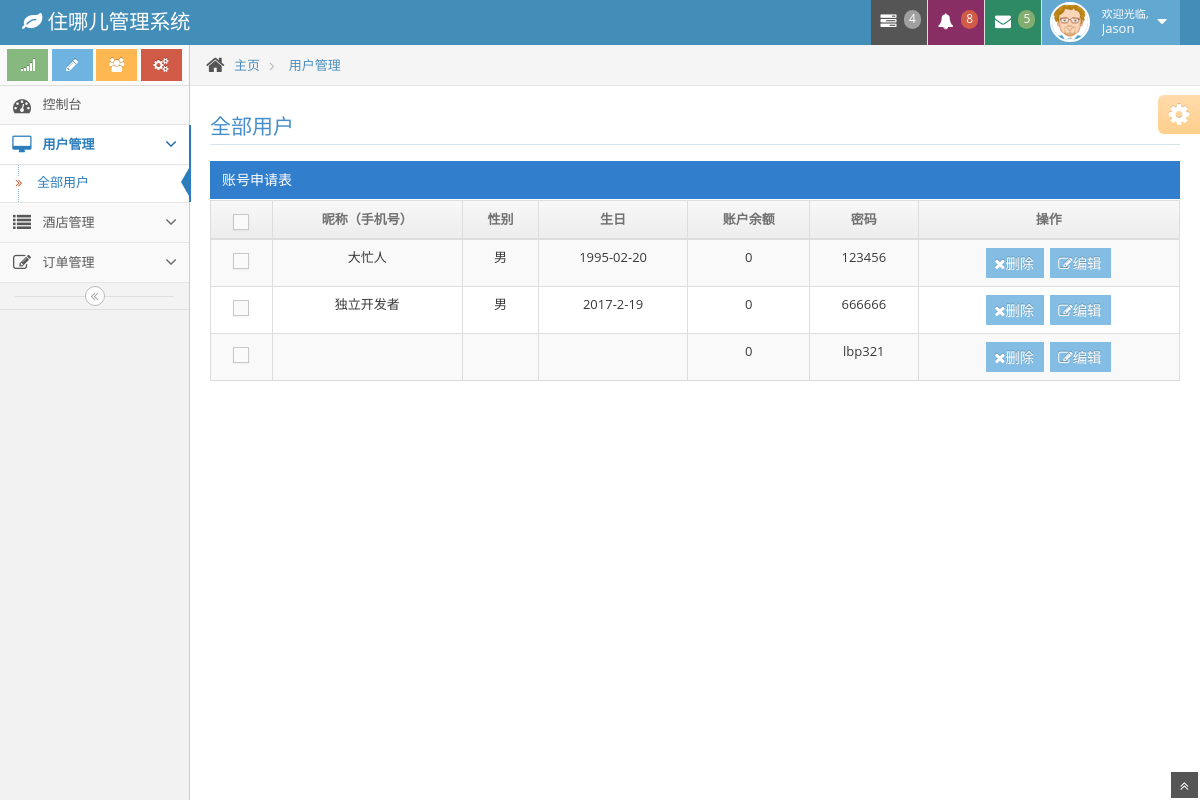
Before: /view/user.php (signed in) with the older database file.
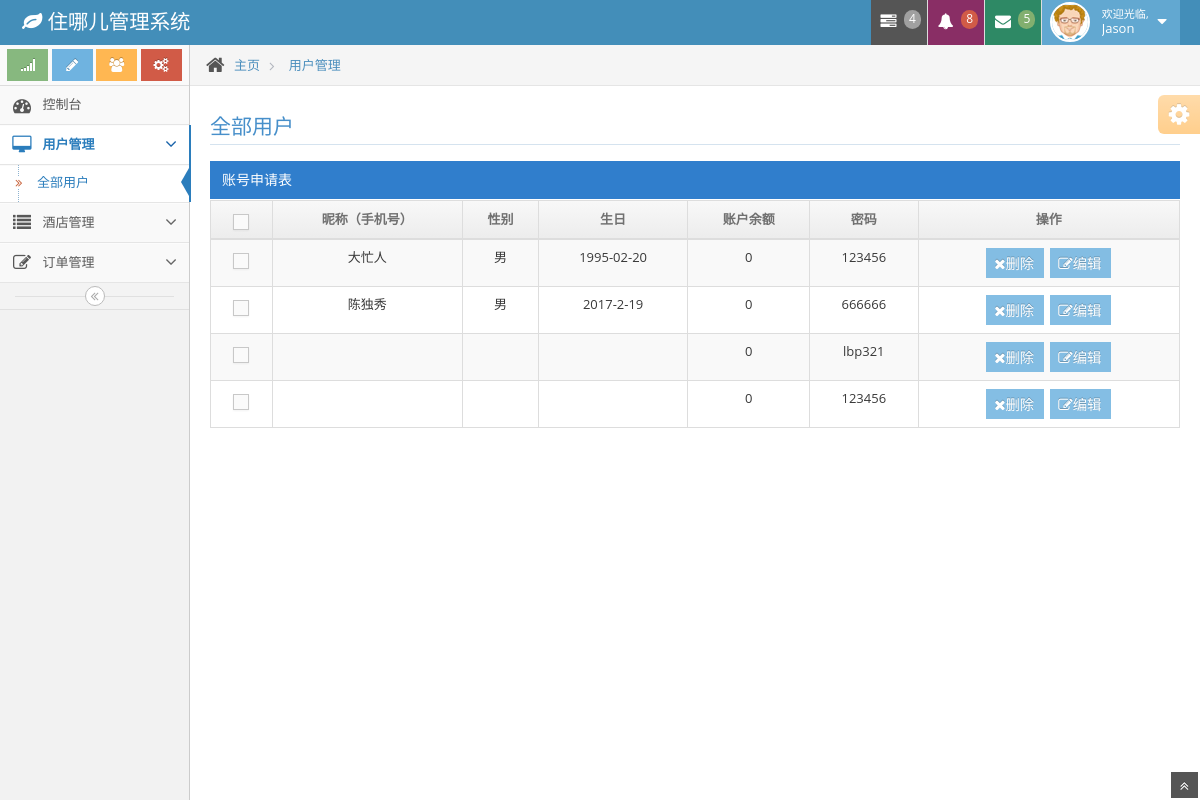
After: the same page with the newer database file.
### tables this page shows
CREATE TABLE `user` (
  `id` int(10) NOT NULL COMMENT 'id',
  `telephone` varchar(11) NOT NULL COMMENT '昵称、手机号',
  `gender` varchar(4) NOT NULL DEFAULT '男' COMMENT '性别',
  `birthday` varchar(10) NOT NULL COMMENT '生日',
  `password` varchar(100) NOT NULL COMMENT '密码',
  `avator` varchar(100) NOT NULL COMMENT '头像',
  `account` int(20) NOT NULL DEFAULT '0' COMMENT '账户余额',
  `nickname` varchar(30) NOT NULL COMMENT '昵称'
);

### model/PdoMySQL.class.php (called while the page is built, shortened)
<?php
class PdoMySQL{
	public static $config=array();
	public static $link=null;
	public static $PDOStatement=null;
	public static $queryStr=null;
	public function __construct($dbConfig=''){
		if(!is_array($dbConfig)){
			$dbConfig=array(
			'hostname'=>DB_HOST,
			'username'=>DB_USER,
			'password'=>DB_PWD,
			'database'=>DB_NAME,
			'hostport'=>DB_PORT,
			'dbms'=>DB_TYPE,
			'dsn'=>DB_TYPE.":host=".DB_HOST.";dbname=".DB_NAME
			);
		}
		self::$config=$dbConfig;
		if(empty(self::$config['params']))self::$config['params']=array();
		if(!isset(self::$link)){
			$configs=self::$config;
			try{
				self::$link=new PDO($configs['dsn'],$configs['username'],$configs['password'],$configs['params']);
			}catch(PDOException $e){
				self::throw_exception($e->getMessage());
			}
			self::$link->exec('SET NAMES '.DB_CHARSET);
		}
	}
	public static function getAll($sql=null){
		if($sql!=null){
			self::query($sql);
		}
		$result=self::$PDOStatement->fetchAll(constant("PDO::FETCH_ASSOC"));
		return $result;
	}
	public static function find($tables,$where=null,$fields='*',$group=null,$having=null,$order=null,$limit=null){
		$sql='SELECT '.self::parseFields($fields).' FROM '.'`'.$tables.'`'
		.self::parseWhere($where)
		.self::parseGroup($group)
		.self::parseHaving($having)
		.self::parseOrder($order)
		.self::parseLimit($limit);
		$dataAll=self::getAll($sql);
		return $dataAll;
	}
	public static function parseWhere($where){
		$whereStr='';
		return empty($whereStr)?'':' WHERE '.$whereStr;
	}
	public static function parseGroup($group){
		$groupStr='';
		return empty($groupStr)?'':$groupStr;
	}
	public static function parseHaving($having){
		$havingStr='';
		return $havingStr;
	}
	public static function parseOrder($order){
		$orderStr='';
		return $orderStr;
	}
	public static function parseLimit($limit){
		$limitStr='';
		return $limitStr;
	}
	public static function parseFields($fields){
		if(is_array($fields)){
			array_walk($fields,array('PdoMySQL','addSpecialChar'));
			$fieldsStr=implode(',',$fields);
		}elseif(is_string($fields)&&!empty($fields)){
			if(strpos($fields,'`')===false){
				$fields=explode(',',$fields);
				array_walk($fields,array('PdoMySQL','addSpecialChar'));
				$fieldsStr=implode(',',$fields);
			}else{
				$fieldsStr=$fields;
			}
		}else{
			$fieldsStr='*';
		}
		return $fieldsStr;
	}
	public static function addSpecialChar(&$value){
		return $value;
	}
	public static function query($sql=''){
		$link=self::$link;
		self::$queryStr=$sql;
		self::$PDOStatement=$link->prepare(self::$queryStr);
		$res=self::$PDOStatement->execute();
		return $res;
	}
	public static function haveErrorThrowException(){
		$obj=empty(self::$PDOStatement)?self::$link: self::$PDOStatement;
		$arrError=$obj->errorInfo();
	}
}
?>

### view/user.php (the view, shortened to what this page needs)
<!DOCTYPE html>
<html lang="en">
<head>
    <link href="assets/css/bootstrap.min.css" rel="stylesheet" />
    <link rel="stylesheet" href="assets/css/font-awesome.min.css" />
    <link rel="stylesheet" href="assets/css/ace.min.css" />
    <link rel="stylesheet" href="assets/css/ace-rtl.min.css" />
    <link rel="stylesheet" href="assets/css/ace-skins.min.css" />
</head>
<body>
<div class="navbar navbar-default" id="navbar">
    <div class="navbar-container" id="navbar-container">
        <div class="navbar-header pull-left">
            <a href="#" class="navbar-brand">
                <small>
                    <i class="icon-leaf"></i>
                    住哪儿管理系统
                </small>
            </a>
        </div>
        <div class="navbar-header pull-right" role="navigation">
            <ul class="nav ace-nav">
                <li class="grey">
                    <a data-toggle="dropdown" class="dropdown-toggle" href="#">
                        <i class="icon-tasks"></i>
                        <span class="badge badge-grey">4</span>
                    </a>
                </li>
                <li class="purple">
                    <a data-toggle="dropdown" class="dropdown-toggle" href="#">
                        <i class="icon-bell-alt icon-animated-bell"></i>
                        <span class="badge badge-important">8</span>
                    </a>
                </li>
                <li class="green">
                    <a data-toggle="dropdown" class="dropdown-toggle" href="#">
                        <i class="icon-envelope icon-animated-vertical"></i>
                        <span class="badge badge-success">5</span>
                    </a>
                </li>
                <li class="light-blue">
                    <a data-toggle="dropdown" href="#" class="dropdown-toggle">
                        <img class="nav-user-photo" src="assets/avatars/user.jpg" alt="Jason's Photo" />
								<span class="user-info">
									<small>欢迎光临,</small>
									Jason
								</span>
                        <i class="icon-caret-down"></i>
                    </a>
                </li>
            </ul>
        </div>
    </div>
</div>
<div class="main-container" id="main-container">
    <div class="main-container-inner">
        <div class="sidebar" id="sidebar">
            <div class="sidebar-shortcuts" id="sidebar-shortcuts">
                <div class="sidebar-shortcuts-large" id="sidebar-shortcuts-large">
                    <button class="btn btn-success">
                        <i class="icon-signal"></i>
                    </button>
                    <button class="btn btn-info">
                        <i class="icon-pencil"></i>
                    </button>
                    <button class="btn btn-warning">
                        <i class="icon-group"></i>
                    </button>
                    <button class="btn btn-danger">
                        <i class="icon-cogs"></i>
                    </button>
                </div>
            </div>
            <ul class="nav nav-list">
                <li>
                    <a href="index.php">
                        <i class="icon-dashboard"></i>
                        <span class="menu-text"> 控制台 </span>
                    </a>
                </li>
                <li class="active open">
                    <a href="#" class="dropdown-toggle">
                        <i class="icon-desktop"></i>
                        <span class="menu-text"> 用户管理</span>
                        <b class="arrow icon-angle-down"></b>
                    </a>
                    <ul class="submenu">
                        <li class="active">
                            <a href="user.php">
                                <i class="icon-double-angle-right"></i>
                                全部用户
                            </a>
                        </li>
                    </ul>
                </li>
                <li>
                    <a href="#" class="dropdown-toggle">
                        <i class="icon-list"></i>
                        <span class="menu-text"> 酒店管理 </span>
                        <b class="arrow icon-angle-down"></b>
                    </a>
                </li>
                <li>
                    <a href="#" class="dropdown-toggle">
                        <i class="icon-edit"></i>
                        <span class="menu-text"> 订单管理 </span>
                        <b class="arrow icon-angle-down"></b>
                    </a>
                </li>
            </ul>
            <div class="sidebar-collapse" id="sidebar-collapse">
                <i class="icon-double-angle-left" data-icon1="icon-double-angle-left" data-icon2="icon-double-angle-right"></i>
            </div>
        </div>
        <div class="main-content">
            <div class="breadcrumbs" id="breadcrumbs">
                <ul class="breadcrumb">
                    <li>
                        <i class="icon-home home-icon"></i>
                        <a href="account.php">主页</a>
                    </li>
                    <li class="active">
                        <a href="account.php">用户管理</a>
                    </li>
                </ul>
            </div>
            <div class="page-content">
                <div class="row">
                    <div class="col-xs-12">
                        <div class="row">
                            <div class="col-xs-12">
                                <h3 class="header smaller lighter blue">全部用户</h3>
                                <div class="table-header">
                                    账号申请表
                                </div>
                                <div class="table-responsive">
                                    <table id="sample-table-2" class="table table-striped table-bordered table-hover">
                                        <thead>
                                        <tr>
                                            <th class="center">
                                                <label>
                                                    <span class="lbl"></span>
                                                </label>
                                            </th>
                                            <th class="center">昵称（手机号）</th>
                                            <th class="center">性别</th>
                                            <th class="hidden-480 center">生日</th>
                                            <th class="hidden-480 center">账户余额</th>
                                            <th class="center">密码</th>
                                            <th class="  center">操作</th>
                                        </tr>
                                        </thead>
                                        <tbody>
                                        <?php
                                        require_once '../model/PdoMySQL.class.php';
                                        $pdo =  new PdoMySQL();
                                        $allrows = $pdo->find("user");
                                        foreach($allrows as $row){
                                            echo '<tr>';
                                            echo '<td class="center">';
                                            echo '<label>';
                                            echo '<span class="lbl"></span>';
                                            echo '</label>';
                                            echo '</td>';
                                            echo '<td class="center">'.$row['nickname'].'</td>';
                                            echo '<td class="hidden-480 center">'.$row['gender'].'</td>';
                                            echo '<td class=" center">'.$row['birthday'].'</td>';
                                            echo '<td class="hidden-480 center">'.$row['account'].'</td>';
                                            echo '<td class=" hidden-480 center">'.$row['password'].'</td>';
                                            echo '<td class="center">';
                                            echo '<div class="visible-md visible-lg hidden-sm hidden-xs action-buttons">';
                                            echo '<a  class="btn btn-xs btn-info"  role="button" href=""><i class="icon-remove bigger-120">删除</i></a>';
                                            echo '<a  class="btn btn-xs btn-info"  role="button" href="" ><i class="icon-edit bigger-120">编辑</i></a>';
                                            echo '</div>';
                                            echo '</td>';
                                            echo '</tr>';
                                        }
                                        ?>
                                        </tbody>
                                    </table>
                                </div>
                            </div>
                        </div>
                    </div>
                </div>
            </div>
        </div>
        <div class="ace-settings-container" id="ace-settings-container">
            <div class="btn btn-app btn-xs btn-warning ace-settings-btn" id="ace-settings-btn">
                <i class="icon-cog bigger-150"></i>
            </div>
        </div>
    </div>
    <a href="#" id="btn-scroll-up" class="btn-scroll-up btn btn-sm btn-inverse">
        <i class="icon-double-angle-up icon-only bigger-110"></i>
    </a>
</div>
</body>
</html>

Changed rows visible on the page:
changed user: nickname "独立开发者" → "陈独秀"
added user: account "0", password "123456"
